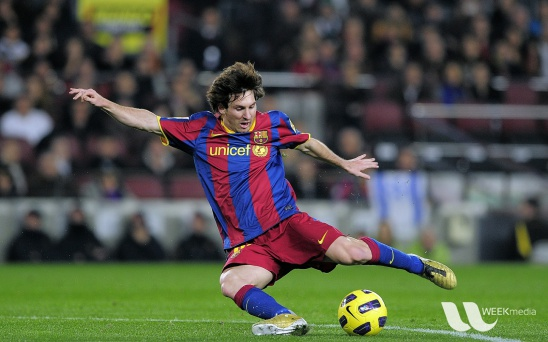
#> input picture resources/messi5.jpg, 548 x 342 px, given in place of mystream, which was not available
$ python detect_colored_objects.py
#> lines starting #> are read from the running program, lines starting #| are printed output that depends on the picture; after the words box and inside, x2 and y2 are one past the last pixel; in counts of white or black regions, pixels touching at a corner belong together; pictures that were not available may be replaced by others from this repository, and a replacement may not be noted
import cv2
import numpy as np
import os
from datetime import datetime

# Define color ranges (initial values)
colors = {
    'red': {
        'name': 'Red',
        'ranges': [(0, 50, 50), (10, 255, 255)],  # Red has two ranges in HSV
        'ranges2': [(170, 50, 50), (180, 255, 255)],
        'color': (0, 0, 255),  # BGR color for visualization
        'mask': None
    },
    'blue': {
        'name': 'Blue',
        'ranges': [(100, 50, 50), (130, 255, 255)],
        'color': (255, 0, 0),
        'mask': None
    },
    'green': {
        'name': 'Green',
        'ranges': [(40, 50, 50), (80, 255, 255)],
        'color': (0, 255, 0),
        'mask': None
    },
    'yellow': {
        'name': 'Yellow',
        'ranges': [(20, 50, 50), (40, 255, 255)],
        'color': (0, 255, 255),
        'mask': None
    }
}

# Recording state
is_recording = False
out_original = None
out_threshold = None

# Create output directories
output_dir = os.path.join(os.path.dirname(__file__), 'output')
images_dir = os.path.join(output_dir, 'images')
videos_dir = os.path.join(output_dir, 'videos')
os.makedirs(images_dir, exist_ok=True)
os.makedirs(videos_dir, exist_ok=True)

def create_trackbars(color_name, color_data):
    window_name = f'{color_data["name"]} Controls'
    cv2.namedWindow(window_name)

    def on_trackbar(val, param):
        range_id = 0 if param.startswith('low') else 1
        channel = param[-1]
        channel_id = {'H': 0, 'S': 1, 'V': 2}[channel]

        if param.startswith('low'):
            colors[color_name]['ranges'][0][channel_id] = val
        else:
            colors[color_name]['ranges'][1][channel_id] = val

    # Create trackbars for each HSV channel
    for param in ['low_H', 'high_H', 'low_S', 'high_S', 'low_V', 'high_V']:
        initial_value = (colors[color_name]['ranges'][0] if param.startswith('low') else colors[color_name]['ranges'][1])[0 if param.endswith('H') else 1 if param.endswith('S') else 2]
        max_value = 180 if param.endswith('H') else 255
        cv2.createTrackbar(param, window_name, initial_value, max_value, lambda x, p=param: on_trackbar(x, p))

def get_timestamp():
    return datetime.now().strftime("%Y%m%d_%H%M%S")

def save_frame(frame, window_name):
    timestamp = get_timestamp()
    filename = f"{window_name}_{timestamp}.jpg"
    filepath = os.path.join(images_dir, filename)
    cv2.imwrite(filepath, frame)
    print(f"Saved {filename}")

def start_recording(frame_size):
    global out_original, out_threshold, is_recording
    timestamp = get_timestamp()
    fourcc = cv2.VideoWriter_fourcc(*'XVID')
    original_path = os.path.join(videos_dir, f'original_{timestamp}.avi')
    threshold_path = os.path.join(videos_dir, f'threshold_{timestamp}.avi')
    out_original = cv2.VideoWriter(original_path, fourcc, 20.0, frame_size)
    out_threshold = cv2.VideoWriter(threshold_path, fourcc, 20.0, frame_size)
    is_recording = True
    print("Started recording...")

def stop_recording():
    global out_original, out_threshold, is_recording
    if is_recording:
        out_original.release()
        out_threshold.release()
        out_original = None
        out_threshold = None
        is_recording = False
        print("Stopped recording...")

# Create video capture object
vid_capture = cv2.VideoCapture("rtmp://localhost:1935/stream/mystream")

if not vid_capture.isOpened():
    print("Error opening video stream")
    exit(0)

# Create trackbars for each color
for color_name, color_data in colors.items():
    create_trackbars(color_name, color_data)

print("Controls:")
print("Press 's' to save current frames")
print("Press 'k' to start recording")
print("Press 'h' to stop recording")
print("Press 'q' to quit")

while vid_capture.isOpened():
    ret, frame = vid_capture.read()
#> frame is the input picture: shape (342, 548, 3); mean B, G, R 72.4, 86, 82.2
    if not ret:
        break

    # Convert to HSV
    frame_HSV = cv2.cvtColor(frame, cv2.COLOR_BGR2HSV)
#> frame_HSV: shape (342, 548, 3); mean H, S, V 82.7, 87.7, 100.4

    # Create a copy for visualization
    result_frame = frame.copy()
    combined_mask = np.zeros(frame.shape[:2], dtype=np.uint8)

    # Process each color
    for color_name, color_data in colors.items():
        window_name = f'{color_data["name"]} Controls'

        # Get current trackbar values
        low_H = cv2.getTrackbarPos('low_H', window_name)
        high_H = cv2.getTrackbarPos('high_H', window_name)
        low_S = cv2.getTrackbarPos('low_S', window_name)
        high_S = cv2.getTrackbarPos('high_S', window_name)
        low_V = cv2.getTrackbarPos('low_V', window_name)
        high_V = cv2.getTrackbarPos('high_V', window_name)

        # Create mask for this color
        mask = cv2.inRange(frame_HSV, (low_H, low_S, low_V), (high_H, high_S, high_V))
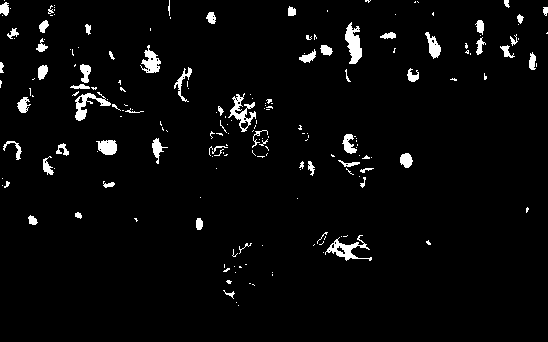
#> mask: shape (342, 548); 3.5% white; 196 white regions (137 under 20 px), largest, box (x1, y1, x2, y2) and area: (345, 22, 362, 64) 426, (325, 235, 372, 261) 394, (228, 93, 256, 132) 372

        # For red color, add second range
        if color_name == 'red':
            mask2 = cv2.inRange(frame_HSV, colors['red']['ranges2'][0], colors['red']['ranges2'][1])
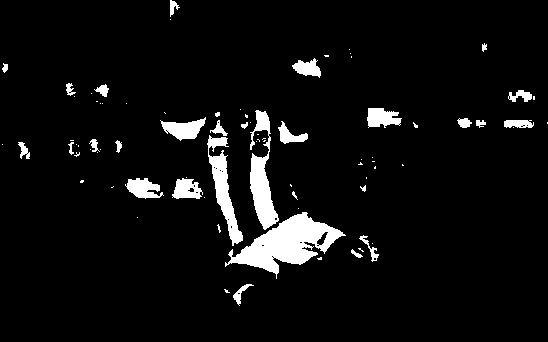
#> mask2: shape (342, 548); 5.7% white; 81 white regions (51 under 20 px), largest, box (x1, y1, x2, y2) and area: (225, 212, 346, 279) 3312, (250, 110, 279, 230) 1606, (207, 135, 243, 246) 1344
            mask = cv2.bitwise_or(mask, mask2)
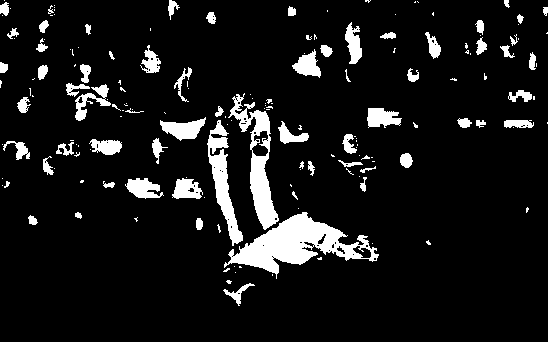
#> mask: shape (342, 548); 9.2% white; 173 white regions (107 under 20 px)

        # Find contours
        contours, _ = cv2.findContours(mask, cv2.RETR_EXTERNAL, cv2.CHAIN_APPROX_SIMPLE)
#> contours = 173 contours, 115 with area under 20; largest, box (x1, y1, x2, y2) and area: (224, 212, 379, 279) 3947, (228, 93, 279, 230) 2202, (207, 120, 243, 246) 1394, (160, 117, 206, 141) 544, (367, 108, 402, 128) 440

        # Draw contours and add text for each detected object
        for contour in contours:
            area = cv2.contourArea(contour)
            if area > 500:  # Filter small contours
                cv2.drawContours(result_frame, [contour], -1, color_data['color'], 2)
                M = cv2.moments(contour)
                if M['m00'] != 0:
                    cx = int(M['m10']/M['m00'])
                    cy = int(M['m01']/M['m00'])
                    cv2.putText(result_frame, color_data['name'], (cx-20, cy),
                              cv2.FONT_HERSHEY_SIMPLEX, 0.5, color_data['color'], 2)
#> this loop made 173 passes
#> (area, cx, cy) on passes 15, 71, 73, 98: (3947, 298, 244), (1393.5, 222, 181), (543.5, 182, 128), (2202.5, 258, 161)
#> area on passes 1, 12, 14, 16, 23, 26: 142.5, 56, 51, 24, 34.5, 412.5
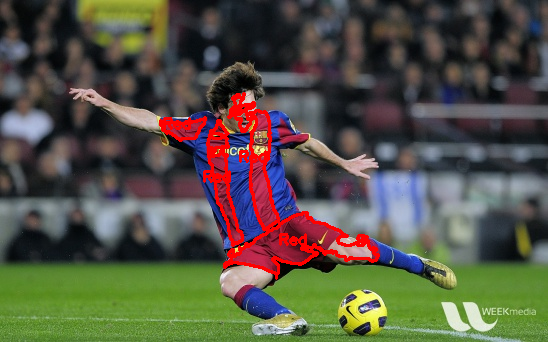
#> result_frame: shape (342, 548, 3); 2.96% of pixels changed, all inside (x1, y1, x2, y2) = (159, 92, 380, 280)

        # Show individual color detection
        cv2.imshow(f'{color_data["name"]} Detection', mask)

        # Add to combined mask
        combined_mask = cv2.bitwise_or(combined_mask, mask)

    # Show results
    cv2.imshow('Original', frame)
    cv2.imshow('Multiple Color Detection', result_frame)
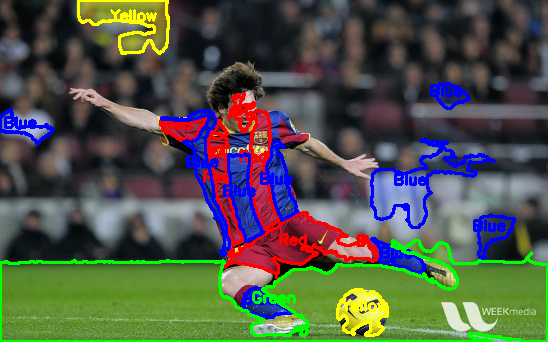
#> window 'Multiple Color Detection': shape (342, 548, 3); mean B, G, R 74, 86.4, 81.3
    cv2.imshow('Combined Mask', combined_mask)
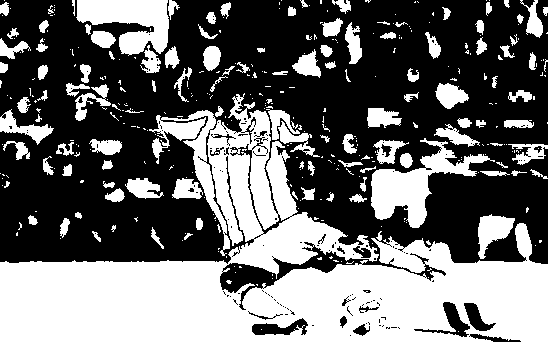
#> window 'Combined Mask': shape (342, 548); 42% white; 363 white regions (250 under 20 px), largest, box (x1, y1, x2, y2) and area: (0, 93, 548, 342) 54911, (371, 138, 495, 228) 3674, (76, 0, 169, 56) 3151

    # Record frames if recording is active
    if is_recording:
        out_original.write(frame)
        out_threshold.write(cv2.cvtColor(combined_mask, cv2.COLOR_GRAY2BGR))


    # Handle key presses
    key = cv2.waitKey(1) & 0xFF
#> (key q is pressed here)
    if key == ord('q'):
        break
    elif key == ord('s'):
        save_frame(frame, 'original')
        save_frame(result_frame, 'detection')
        save_frame(combined_mask, 'mask')
    elif key == ord('k') and not is_recording:
        start_recording(frame.shape[1::-1])
    elif key == ord('h'):
        stop_recording()

# Cleanup
stop_recording()
vid_capture.release()
cv2.destroyAllWindows()
